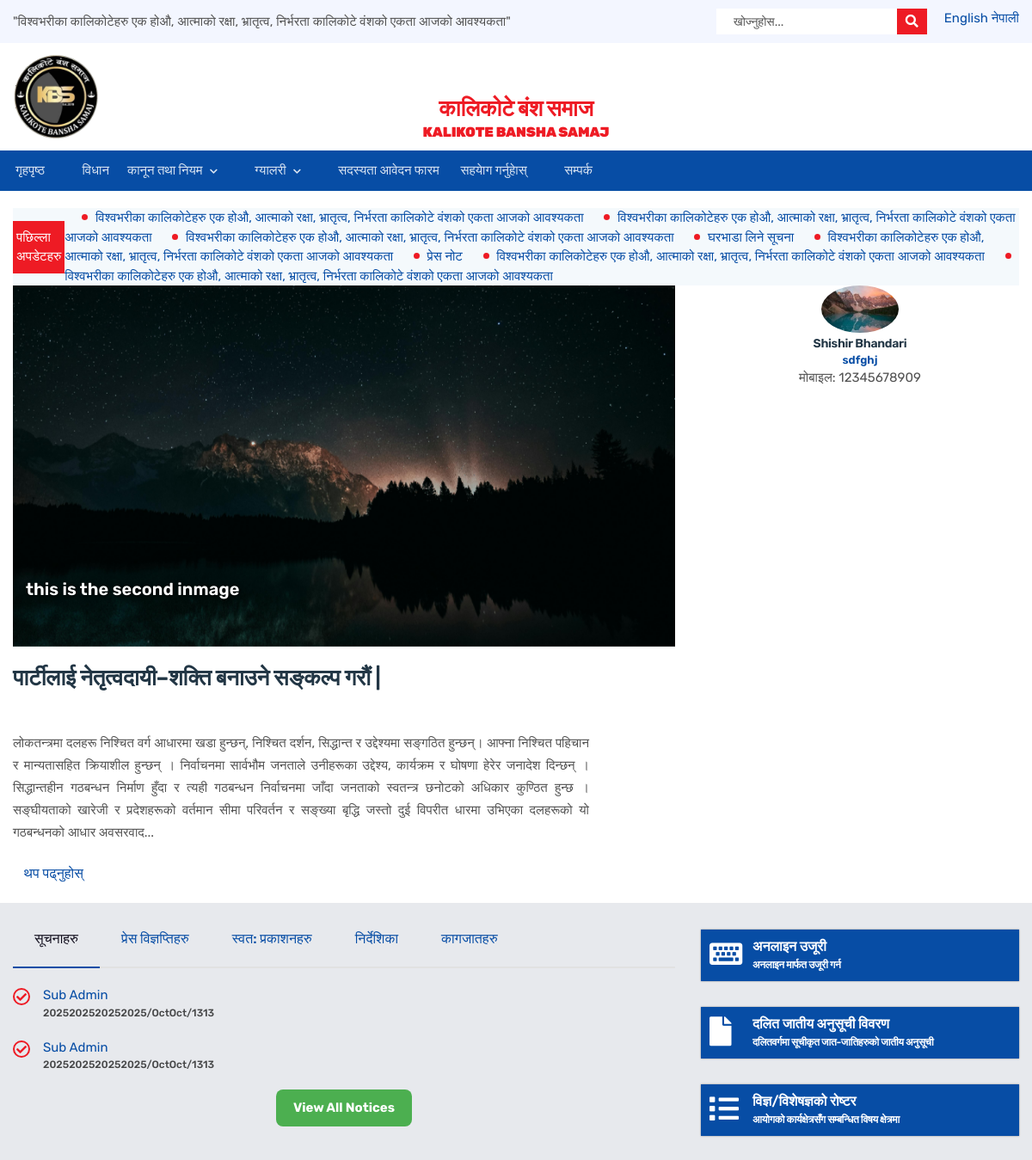
Before: / (upper part) with the older database file.
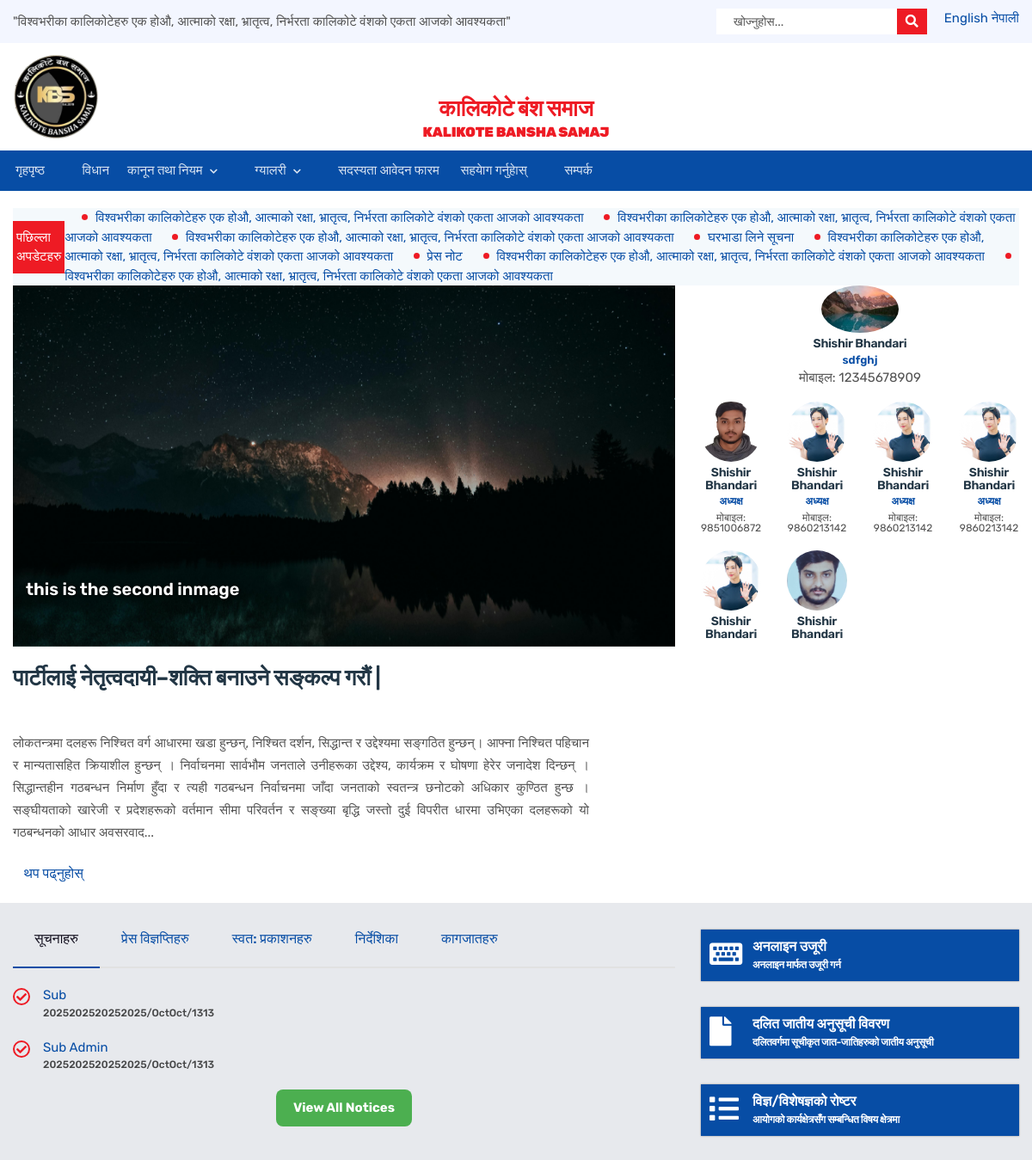
After: the same page with the newer database file.
### adminuses/models.py (models this page shows, shortened)
class Slide(models.Model):
    image = models.ImageField(upload_to='slides/')
    caption = models.TextField(blank=True, null=True)

class Members(models.Model):
    name = models.CharField(max_length=100)
    image = models.ImageField(upload_to='members/')
    position = models.CharField(max_length=100)
    phone = models.CharField(max_length=100)

### gallery/models.py (models this page shows, shortened)
class Notices(models.Model):
    name = models.CharField(max_length=255)
    file = models.FileField(upload_to='uploads/')
    uploaded_at = models.DateTimeField(auto_now_add=True)

### index/views.py (the view)
# urls.py: path('', index, name='index'),
def index(request):
    members = Members.objects.all()
    slides = Slide.objects.all()
    notices = Notices.objects.all().order_by('-uploaded_at')[:6]
    context = {
        'members': members,
        'slides': slides,
        'notices': notices,
    }
    return render(request, 'index.html', context)

### adminuses/context_processor.py (called while the page is built)
def logo_context(request):
    logo = Logo.objects.first()
    return {'logo': logo}

### templates/index.html (shortened to what the changed rows need)
{% extends 'baseuser.html' %}
{% block content %}
{% load static %}
  <main>
<div class="container">
  <div class="row">
    <div class="col-xl-8 col-lg-8 col-md-8">
      <div class="hero-slider">
        <div class="slider-active">
          {% for slide in slides %}
          <div class="single-slider slider-height d-flex align-items-center"
               data-background="{{ slide.image.url }}">
            <div class="caption-info">
              <div class="container">
                <div class="row">
                  <div class="col-xl-7 col-lg-8 col-md-10">
                    <div class="hero-text">
                      <div class="hero-slider-caption">
                        <h4 data-animation="fadeInUp" data-delay=".4s">
                          {{ slide.caption }}
                        </h4>
                      </div>
                    </div>
                  </div>
                </div>
              </div>
            </div>
          </div>
          {% endfor %}
        </div>
      </div>
    </div>
    <div class="col-xl-4 col-lg-4 col-md-4">
      <div class="members-column-scroll">
        <div class="row">
          {% for member in members %}
            {% if forloop.first %}
            <div class="col-12">
              <div class="text-center mb-20">
                <div class="feature-small-icon">
                  <img alt="{{ member.name }}" src="{{ member.image.url }}" width="90px"/>
                </div>
                <div class="feature-small-content">
                  <h3>{{ member.name }}</h3>
                  <h6>{{ member.position }}</h6>
                  <p>मोबाइल: {{ member.phone }}</p>
                </div>
              </div>
            </div>
            {% else %}
            <div class="col-xl-3 col-lg-3 col-md-4 col-6">
              <div class="text-center mb-20 member-card">
                <div class="feature-small-icon">
                  <img alt="{{ member.name }}" src="{{ member.image.url }}" width="90px"/>
                </div>
                <div class="feature-small-content">
                  <h3 style="font-size: 14px;">{{ member.name }}</h3>
                  <h6 style="font-size: 12px;">{{ member.position }}</h6>
                  <p style="font-size: 12px;">मोबाइल: {{ member.phone }}</p>
                </div>
              </div>
            </div>
            {% endif %}
          {% endfor %}
        </div>
      </div>
    </div>
  </div>
</div>
        <br/>
        </div>
       </div>
  <section class="about-area about-area-mid pt-30">
    <div class="container">
        <div class="row">
            <div class="col-xl-8 col-lg-12 col-md-12">
                <div class="tab-content" id="myTabContent">
                    <div class="tab-pane fade show active" id="crt27" role="tabpanel" aria-labelledby="cat27">
                        <div class="event-text mb-40">
                            <ul class="professinals-list">
                                {% for notice in notices %}
                                <li>
                                    <i class="fa fa-check"></i>
                                    <a href="{{ notice.file.url }}" target="_blank">{{ notice.name }}</a>
                                    <div class="feeds-date">{{ notice.uploaded_at|date:"YYYY/MM/dd" }}</div>
                                </li>
                                {% empty %}
                                <li>No notices available.</li>
                                {% endfor %}
                            </ul>
                        </div>
                    </div>
                </div>
            </div>
            <div class="col-xl-4 col-lg-12 col-md-12">
                <div class="row">
                    <div class="col-xl-12 col-lg-12 col-md-12">
                        <div class="ca-menu">
                            <ul>
                                <li class="btn-officialb">
                                    <a href="/complaint?lan=np">
                                        <div class="ca-content">
                                            <h2 class="ca-main">अनलाइन उजूरी</h2>
                                        </div>
                                    </a>
                                </li>
                                <li class="btn-officialb">
                                    <a href="/storage/listies/June2022/Anusuchi_News_2074.pdf?lan=np">
                                        <div class="ca-content">
                                            <h2 class="ca-main">दलित जातीय अनुसूची विवरण</h2>
                                        </div>
                                    </a>
                                </li>
                                <li class="btn-officialb">
                                    <a href="#?lan=np">
                                        <div class="ca-content">
                                            <h2 class="ca-main">विज्ञ/विशेषज्ञको रोष्टर</h2>
                                        </div>
                                    </a>
                                </li>
                            </ul>
                        </div>
                    </div>
                </div>
            </div>
        </div>
    </div>
</section>
{% endblock %}

Changed rows visible on the page:
added Members: image (picture), name "Shishir Bhandari", position "अध्यक्ष", phone "9851006872"
added Members: image (picture), name "Shishir Bhandari", position "अध्यक्ष", phone "9860213142"
added Members: image (picture), name "Shishir Bhandari", position "अध्यक्ष", phone "9860213142"
added Members: image (picture), name "Shishir Bhandari", position "अध्यक्ष", phone "9860213142"
added Members: image (picture), name "Shishir Bhandari"
added Members: image (picture), name "Shishir Bhandari"
changed Notices: name "Sub Admin" → "Sub"
